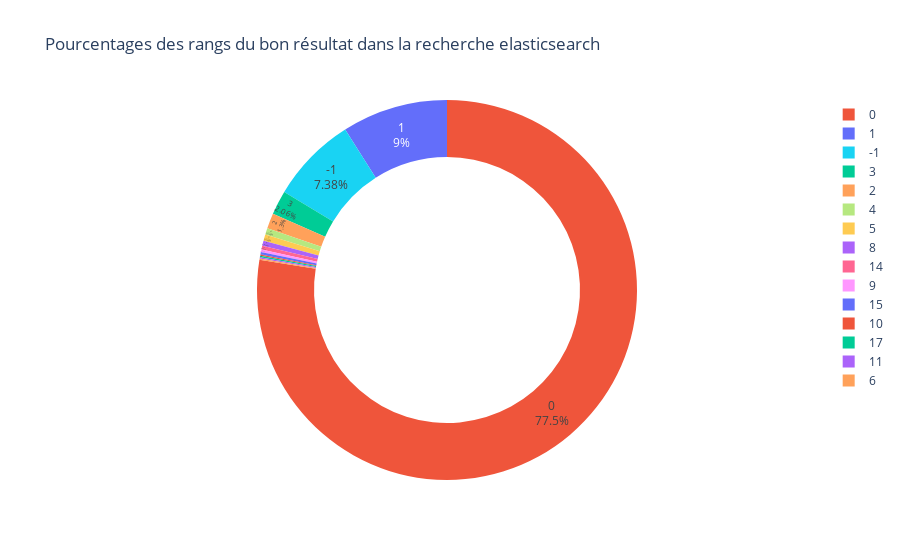

Notebook code for this chart:
### Code cell
fig = px.pie(
    df_test,
    names=rank_columns[-1],
    hole=0.7,
    color=rank_columns[-1],
    title="Pourcentages des rangs du bon résultat dans la recherche elasticsearch",
)
fig.update_traces(textposition="inside", textinfo="percent+label")
fig.show()

### Figure 1 — Plotly figure (JSON) as saved in the notebook; plotly's stock layout.template omitted (floating-point values rounded to 4 significant figures; data arrays with more than 128 entries replaced by an {"elided": "..."} marker saying what was removed)
{"data": [{"customdata": {"elided": "922x1 int values"}, "domain": {"x": [0, 1], "y": [0, 1]}, "hole": 0.7, "hovertemplate": "rank_elastic_3.3=%{customdata[0]}<extra></extra>", "labels": {"elided": "922 int values"}, "legendgroup": "", "marker": {"colors": {"elided": "922 str values"}}, "name": "", "showlegend": true, "textinfo": "percent+label", "textposition": "inside", "type": "pie"}], "layout": {"autosize": true, "legend": {"tracegroupgap": 0}, "title": {"text": "Pourcentages des rangs du bon résultat dans la recherche elasticsearch"}}}
